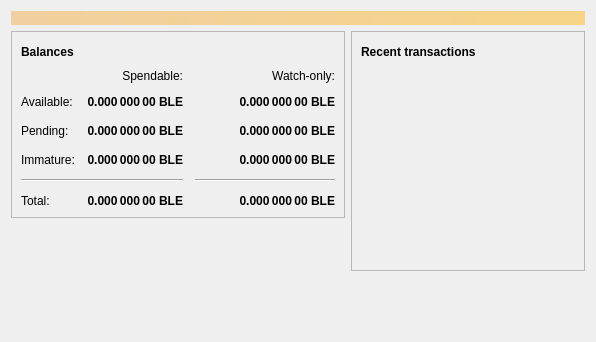
<?xml version="1.0" encoding="UTF-8"?>
<ui version="4.0">
 <class>OverviewPage</class>
 <widget class="QWidget" name="OverviewPage">
  <property name="geometry">
   <rect>
    <x>0</x>
    <y>0</y>
    <width>596</width>
    <height>342</height>
   </rect>
  </property>
  <property name="windowTitle">
   <string>Form</string>
  </property>
  <layout class="QVBoxLayout" name="topLayout">
   <item>
    <widget class="QLabel" name="labelAlerts">
     <property name="visible">
      <bool>false</bool>
     </property>
     <property name="styleSheet">
      <string notr="true">QLabel { background-color: qlineargradient(x1: 0, y1: 0, x2: 1, y2: 0, stop:0 #F0D0A0, stop:1 #F8D488); color:#000000; }</string>
     </property>
     <property name="wordWrap">
      <bool>true</bool>
     </property>
     <property name="margin">
      <number>3</number>
     </property>
     <property name="textInteractionFlags">
      <set>Qt::TextSelectableByMouse</set>
     </property>
    </widget>
   </item>
   <item>
    <layout class="QHBoxLayout" name="horizontalLayout" stretch="1,1">
     <item>
      <layout class="QVBoxLayout" name="verticalLayout_2">
       <item>
        <widget class="QFrame" name="frame">
         <property name="frameShape">
          <enum>QFrame::StyledPanel</enum>
         </property>
         <property name="frameShadow">
          <enum>QFrame::Raised</enum>
         </property>
         <layout class="QVBoxLayout" name="verticalLayout_4">
          <item>
           <layout class="QHBoxLayout" name="horizontalLayout_4">
            <item>
             <widget class="QLabel" name="label_5">
              <property name="font">
               <font>
                <weight>75</weight>
                <bold>true</bold>
               </font>
              </property>
              <property name="text">
               <string>Balances</string>
              </property>
             </widget>
            </item>
            <item>
             <widget class="QPushButton" name="labelWalletStatus">
              <property name="enabled">
               <bool>true</bool>
              </property>
              <property name="maximumSize">
               <size>
                <width>30</width>
                <height>16777215</height>
               </size>
              </property>
              <property name="toolTip">
               <string>The displayed information may be out of date. Your wallet automatically synchronizes with the Bitcoinlimitededition network after a connection is established, but this process has not completed yet.</string>
              </property>
              <property name="text">
               <string/>
              </property>
              <property name="icon">
               <iconset resource="../bitcoinlimitededition.qrc">
                <normaloff>:/icons/warning</normaloff>
                <disabledoff>:/icons/warning</disabledoff>:/icons/warning</iconset>
              </property>
              <property name="iconSize">
               <size>
                <width>24</width>
                <height>24</height>
               </size>
              </property>
              <property name="flat">
               <bool>true</bool>
              </property>
             </widget>
            </item>
            <item>
             <spacer name="horizontalSpacer_3">
              <property name="orientation">
               <enum>Qt::Horizontal</enum>
              </property>
              <property name="sizeHint" stdset="0">
               <size>
                <width>40</width>
                <height>20</height>
               </size>
              </property>
             </spacer>
            </item>
           </layout>
          </item>
          <item>
           <layout class="QGridLayout" name="gridLayout">
            <property name="spacing">
             <number>12</number>
            </property>
            <item row="2" column="2">
             <widget class="QLabel" name="labelWatchPending">
              <property name="font">
               <font>
                <weight>75</weight>
                <bold>true</bold>
               </font>
              </property>
              <property name="cursor">
               <cursorShape>IBeamCursor</cursorShape>
              </property>
              <property name="toolTip">
               <string>Unconfirmed transactions to watch-only addresses</string>
              </property>
              <property name="text">
               <string notr="true">0.000 000 00 BLE</string>
              </property>
              <property name="alignment">
               <set>Qt::AlignRight|Qt::AlignTrailing|Qt::AlignVCenter</set>
              </property>
              <property name="textInteractionFlags">
               <set>Qt::LinksAccessibleByMouse|Qt::TextSelectableByKeyboard|Qt::TextSelectableByMouse</set>
              </property>
             </widget>
            </item>
            <item row="2" column="1">
             <widget class="QLabel" name="labelUnconfirmed">
              <property name="font">
               <font>
                <weight>75</weight>
                <bold>true</bold>
               </font>
              </property>
              <property name="cursor">
               <cursorShape>IBeamCursor</cursorShape>
              </property>
              <property name="toolTip">
               <string>Total of transactions that have yet to be confirmed, and do not yet count toward the spendable balance</string>
              </property>
              <property name="text">
               <string notr="true">0.000 000 00 BLE</string>
              </property>
              <property name="alignment">
               <set>Qt::AlignRight|Qt::AlignTrailing|Qt::AlignVCenter</set>
              </property>
              <property name="textInteractionFlags">
               <set>Qt::LinksAccessibleByMouse|Qt::TextSelectableByKeyboard|Qt::TextSelectableByMouse</set>
              </property>
             </widget>
            </item>
            <item row="3" column="2">
             <widget class="QLabel" name="labelWatchImmature">
              <property name="font">
               <font>
                <weight>75</weight>
                <bold>true</bold>
               </font>
              </property>
              <property name="cursor">
               <cursorShape>IBeamCursor</cursorShape>
              </property>
              <property name="toolTip">
               <string>Mined balance in watch-only addresses that has not yet matured</string>
              </property>
              <property name="text">
               <string notr="true">0.000 000 00 BLE</string>
              </property>
              <property name="alignment">
               <set>Qt::AlignRight|Qt::AlignTrailing|Qt::AlignVCenter</set>
              </property>
              <property name="textInteractionFlags">
               <set>Qt::LinksAccessibleByMouse|Qt::TextSelectableByKeyboard|Qt::TextSelectableByMouse</set>
              </property>
             </widget>
            </item>
            <item row="4" column="0" colspan="2">
             <widget class="Line" name="line">
              <property name="orientation">
               <enum>Qt::Horizontal</enum>
              </property>
             </widget>
            </item>
            <item row="4" column="2">
             <widget class="Line" name="lineWatchBalance">
              <property name="sizePolicy">
               <sizepolicy hsizetype="Preferred" vsizetype="Fixed">
                <horstretch>0</horstretch>
                <verstretch>0</verstretch>
               </sizepolicy>
              </property>
              <property name="minimumSize">
               <size>
                <width>140</width>
                <height>0</height>
               </size>
              </property>
              <property name="orientation">
               <enum>Qt::Horizontal</enum>
              </property>
             </widget>
            </item>
            <item row="5" column="0">
             <widget class="QLabel" name="labelTotalText">
              <property name="text">
               <string>Total:</string>
              </property>
             </widget>
            </item>
            <item row="3" column="1">
             <widget class="QLabel" name="labelImmature">
              <property name="font">
               <font>
                <weight>75</weight>
                <bold>true</bold>
               </font>
              </property>
              <property name="cursor">
               <cursorShape>IBeamCursor</cursorShape>
              </property>
              <property name="toolTip">
               <string>Mined balance that has not yet matured</string>
              </property>
              <property name="text">
               <string notr="true">0.000 000 00 BLE</string>
              </property>
              <property name="alignment">
               <set>Qt::AlignRight|Qt::AlignTrailing|Qt::AlignVCenter</set>
              </property>
              <property name="textInteractionFlags">
               <set>Qt::LinksAccessibleByMouse|Qt::TextSelectableByKeyboard|Qt::TextSelectableByMouse</set>
              </property>
             </widget>
            </item>
            <item row="2" column="3">
             <spacer name="horizontalSpacer_2">
              <property name="orientation">
               <enum>Qt::Horizontal</enum>
              </property>
              <property name="sizeHint" stdset="0">
               <size>
                <width>40</width>
                <height>20</height>
               </size>
              </property>
             </spacer>
            </item>
            <item row="3" column="0">
             <widget class="QLabel" name="labelImmatureText">
              <property name="text">
               <string>Immature:</string>
              </property>
             </widget>
            </item>
            <item row="5" column="1">
             <widget class="QLabel" name="labelTotal">
              <property name="font">
               <font>
                <weight>75</weight>
                <bold>true</bold>
               </font>
              </property>
              <property name="cursor">
               <cursorShape>IBeamCursor</cursorShape>
              </property>
              <property name="toolTip">
               <string>Your current total balance</string>
              </property>
              <property name="text">
               <string notr="true">0.000 000 00 BLE</string>
              </property>
              <property name="alignment">
               <set>Qt::AlignRight|Qt::AlignTrailing|Qt::AlignVCenter</set>
              </property>
              <property name="textInteractionFlags">
               <set>Qt::LinksAccessibleByMouse|Qt::TextSelectableByKeyboard|Qt::TextSelectableByMouse</set>
              </property>
             </widget>
            </item>
            <item row="5" column="2">
             <widget class="QLabel" name="labelWatchTotal">
              <property name="font">
               <font>
                <weight>75</weight>
                <bold>true</bold>
               </font>
              </property>
              <property name="cursor">
               <cursorShape>IBeamCursor</cursorShape>
              </property>
              <property name="toolTip">
               <string>Current total balance in watch-only addresses</string>
              </property>
              <property name="text">
               <string notr="true">0.000 000 00 BLE</string>
              </property>
              <property name="alignment">
               <set>Qt::AlignRight|Qt::AlignTrailing|Qt::AlignVCenter</set>
              </property>
              <property name="textInteractionFlags">
               <set>Qt::LinksAccessibleByMouse|Qt::TextSelectableByKeyboard|Qt::TextSelectableByMouse</set>
              </property>
             </widget>
            </item>
            <item row="0" column="2">
             <widget class="QLabel" name="labelWatchonly">
              <property name="text">
               <string>Watch-only:</string>
              </property>
              <property name="alignment">
               <set>Qt::AlignRight|Qt::AlignTrailing|Qt::AlignVCenter</set>
              </property>
             </widget>
            </item>
            <item row="1" column="0">
             <widget class="QLabel" name="labelBalanceText">
              <property name="text">
               <string>Available:</string>
              </property>
             </widget>
            </item>
            <item row="1" column="1">
             <widget class="QLabel" name="labelBalance">
              <property name="font">
               <font>
                <weight>75</weight>
                <bold>true</bold>
               </font>
              </property>
              <property name="cursor">
               <cursorShape>IBeamCursor</cursorShape>
              </property>
              <property name="toolTip">
               <string>Your current spendable balance</string>
              </property>
              <property name="text">
               <string notr="true">0.000 000 00 BLE</string>
              </property>
              <property name="alignment">
               <set>Qt::AlignRight|Qt::AlignTrailing|Qt::AlignVCenter</set>
              </property>
              <property name="textInteractionFlags">
               <set>Qt::LinksAccessibleByMouse|Qt::TextSelectableByKeyboard|Qt::TextSelectableByMouse</set>
              </property>
             </widget>
            </item>
            <item row="1" column="2">
             <widget class="QLabel" name="labelWatchAvailable">
              <property name="font">
               <font>
                <weight>75</weight>
                <bold>true</bold>
               </font>
              </property>
              <property name="cursor">
               <cursorShape>IBeamCursor</cursorShape>
              </property>
              <property name="toolTip">
               <string>Your current balance in watch-only addresses</string>
              </property>
              <property name="text">
               <string notr="true">0.000 000 00 BLE</string>
              </property>
              <property name="alignment">
               <set>Qt::AlignRight|Qt::AlignTrailing|Qt::AlignVCenter</set>
              </property>
              <property name="textInteractionFlags">
               <set>Qt::LinksAccessibleByMouse|Qt::TextSelectableByKeyboard|Qt::TextSelectableByMouse</set>
              </property>
             </widget>
            </item>
            <item row="2" column="0">
             <widget class="QLabel" name="labelPendingText">
              <property name="text">
               <string>Pending:</string>
              </property>
             </widget>
            </item>
            <item row="0" column="1">
             <widget class="QLabel" name="labelSpendable">
              <property name="text">
               <string>Spendable:</string>
              </property>
              <property name="alignment">
               <set>Qt::AlignRight|Qt::AlignTrailing|Qt::AlignVCenter</set>
              </property>
             </widget>
            </item>
           </layout>
          </item>
         </layout>
        </widget>
       </item>
       <item>
        <spacer name="verticalSpacer">
         <property name="orientation">
          <enum>Qt::Vertical</enum>
         </property>
         <property name="sizeHint" stdset="0">
          <size>
           <width>20</width>
           <height>40</height>
          </size>
         </property>
        </spacer>
       </item>
      </layout>
     </item>
     <item>
      <layout class="QVBoxLayout" name="verticalLayout_3">
       <item>
        <widget class="QFrame" name="frame_2">
         <property name="frameShape">
          <enum>QFrame::StyledPanel</enum>
         </property>
         <property name="frameShadow">
          <enum>QFrame::Raised</enum>
         </property>
         <layout class="QVBoxLayout" name="verticalLayout">
          <item>
           <layout class="QHBoxLayout" name="horizontalLayout_2">
            <item>
             <widget class="QLabel" name="label_4">
              <property name="font">
               <font>
                <weight>75</weight>
                <bold>true</bold>
               </font>
              </property>
              <property name="text">
               <string>Recent transactions</string>
              </property>
             </widget>
            </item>
            <item>
             <widget class="QPushButton" name="labelTransactionsStatus">
              <property name="enabled">
               <bool>true</bool>
              </property>
              <property name="maximumSize">
               <size>
                <width>30</width>
                <height>16777215</height>
               </size>
              </property>
              <property name="toolTip">
               <string>The displayed information may be out of date. Your wallet automatically synchronizes with the Bitcoinlimitededition network after a connection is established, but this process has not completed yet.</string>
              </property>
              <property name="text">
               <string/>
              </property>
              <property name="icon">
               <iconset resource="../bitcoinlimitededition.qrc">
                <normaloff>:/icons/warning</normaloff>
                <disabledoff>:/icons/warning</disabledoff>:/icons/warning</iconset>
              </property>
              <property name="iconSize">
               <size>
                <width>24</width>
                <height>24</height>
               </size>
              </property>
              <property name="flat">
               <bool>true</bool>
              </property>
             </widget>
            </item>
            <item>
             <spacer name="horizontalSpacer">
              <property name="orientation">
               <enum>Qt::Horizontal</enum>
              </property>
              <property name="sizeHint" stdset="0">
               <size>
                <width>40</width>
                <height>20</height>
               </size>
              </property>
             </spacer>
            </item>
           </layout>
          </item>
          <item>
           <widget class="QListView" name="listTransactions">
            <property name="styleSheet">
             <string notr="true">QListView { background: transparent; }</string>
            </property>
            <property name="frameShape">
             <enum>QFrame::NoFrame</enum>
            </property>
            <property name="verticalScrollBarPolicy">
             <enum>Qt::ScrollBarAlwaysOff</enum>
            </property>
            <property name="horizontalScrollBarPolicy">
             <enum>Qt::ScrollBarAlwaysOff</enum>
            </property>
            <property name="selectionMode">
             <enum>QAbstractItemView::NoSelection</enum>
            </property>
           </widget>
          </item>
         </layout>
        </widget>
       </item>
       <item>
        <spacer name="verticalSpacer_2">
         <property name="orientation">
          <enum>Qt::Vertical</enum>
         </property>
         <property name="sizeHint" stdset="0">
          <size>
           <width>20</width>
           <height>40</height>
          </size>
         </property>
        </spacer>
       </item>
      </layout>
     </item>
    </layout>
   </item>
  </layout>
 </widget>
 <resources/>
 <connections/>
</ui>
